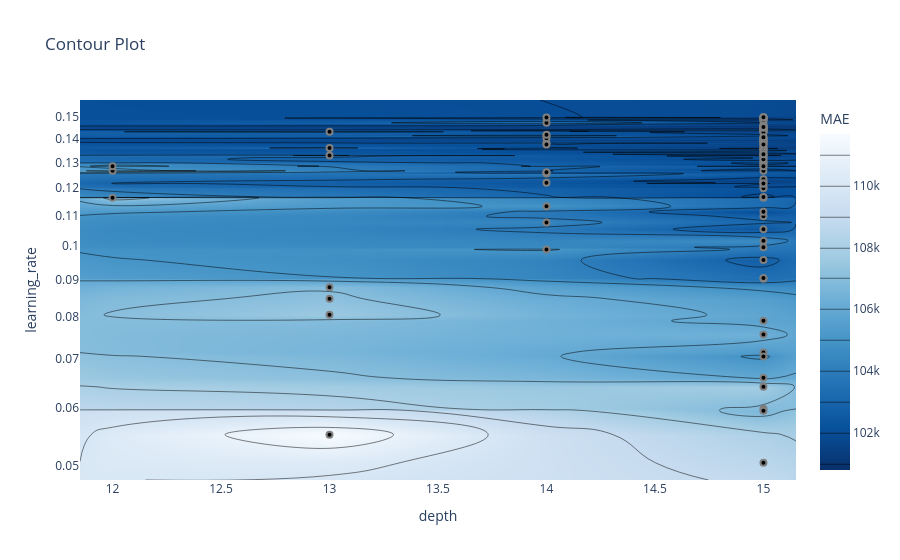

Source (notebook cell):
### Code cell
optuna.visualization.plot_contour(study, params=["learning_rate", "depth"],
                                  target_name="MAE")
